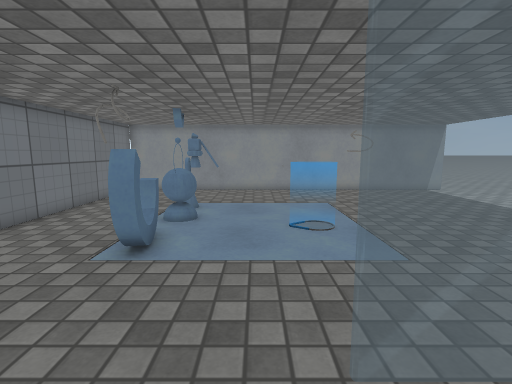
[1] (above)

20 first-person views from a walk through a Unity game level. The camera is 1.2 m above the floor, tilts 8° down and sees 85° across. The floor is counted in squares, 0.5 m on a side. Each view is taken from the middle of a square. On the plan, view 1 faces up. The plan holds only what a view shows up to about 18 squares ahead; the rest is blank. The place goes on beyond the plan. The player character is not drawn. Surface patterns are stand-ins for the level's own textures.

[2]
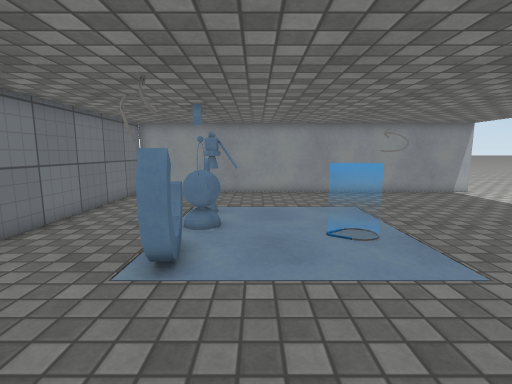

[3]
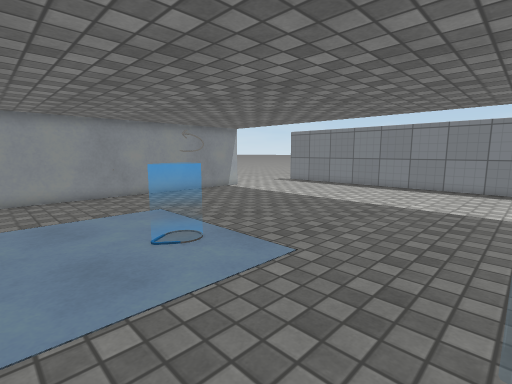

[4]
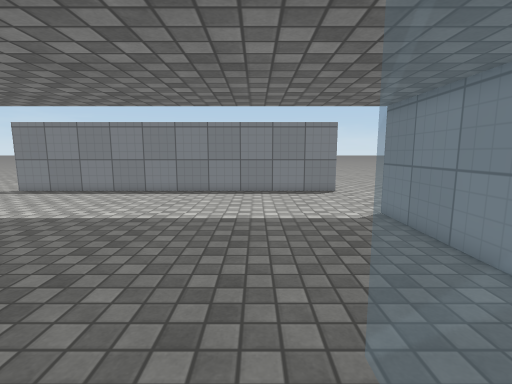

[5]
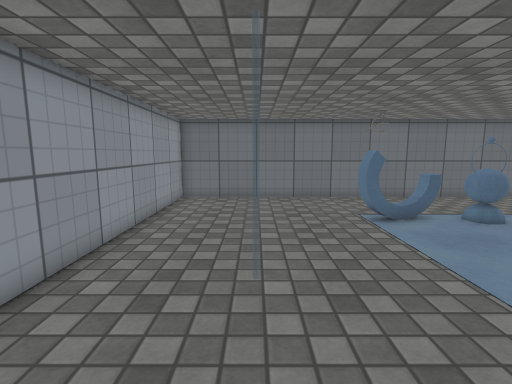

[6]
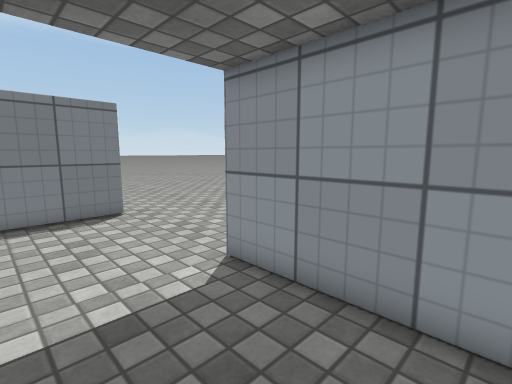

[7]
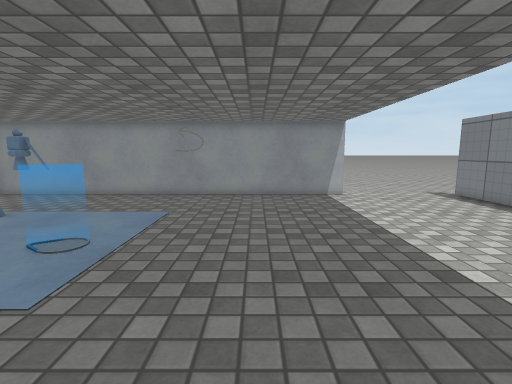

[8]
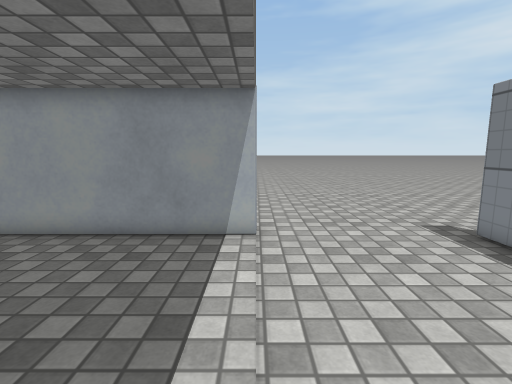

[9]
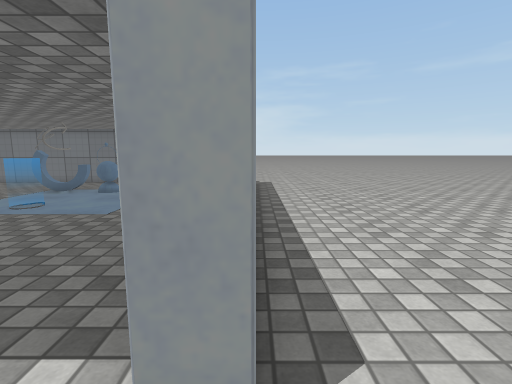

[10]
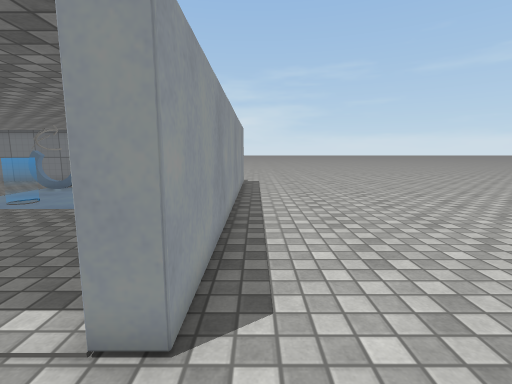

[11]
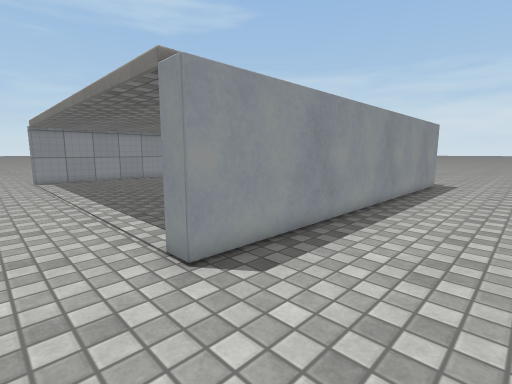

[12]
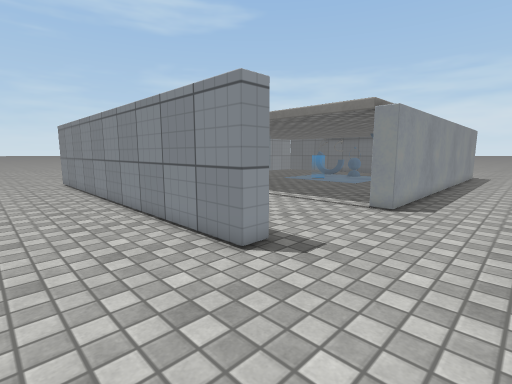

[13]
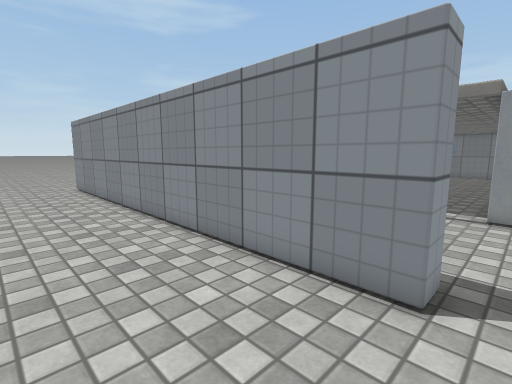

[14]
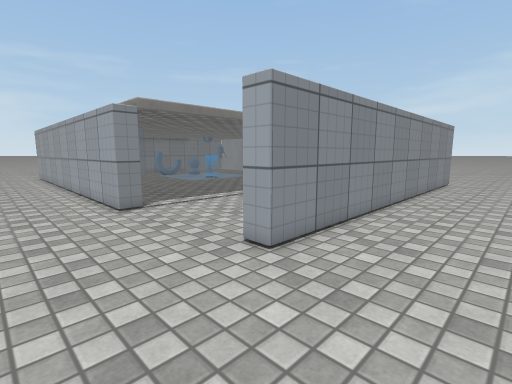

[15]
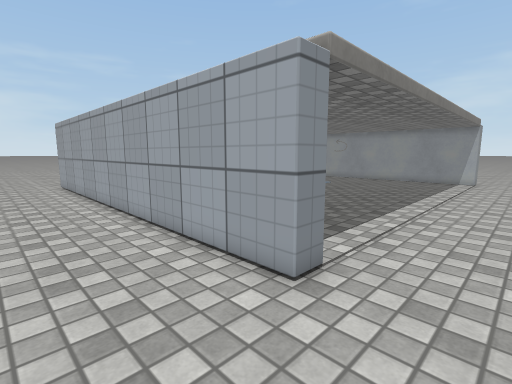

[16]
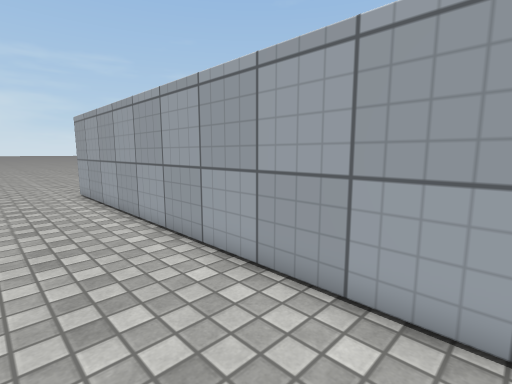

[17]
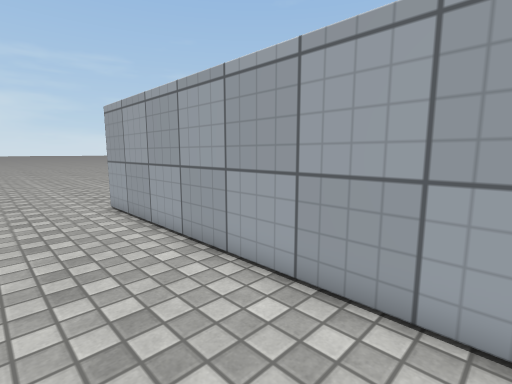

[18]
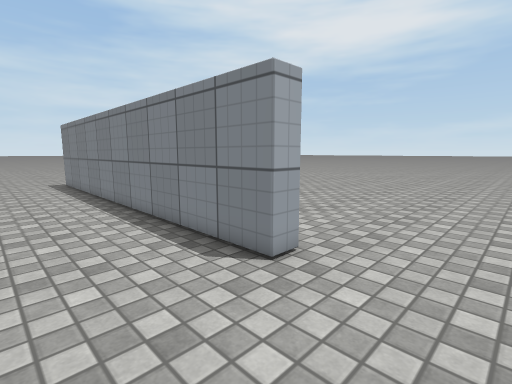

[19]
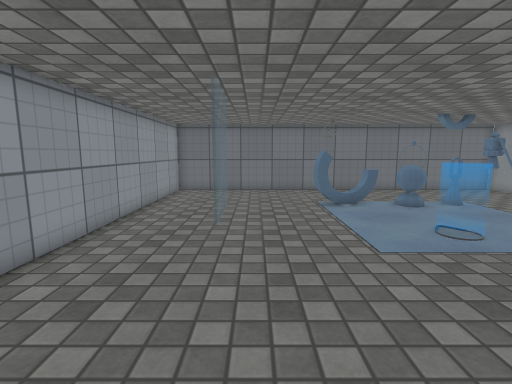

[20]
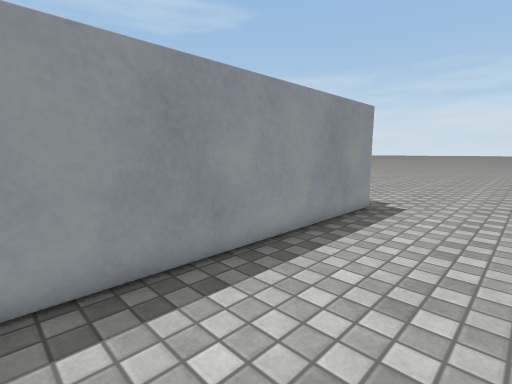

### Floor plan
Key: @ floor where view 1 was taken; # wall or solid block; x gap in a wall; . floor; = window, fence, low wall or low ledge; T thing the floor can be seen under or through.
Columns run from 18 left of view 1 to 24 right of it. Each row starts with its distance up from view 1.
 24          ................................
 23 ......................................... .
 22 .........................................
 21  .........................................
 20   .........................................
 19    .......#####################............
 18     ..... #####################......# ....
 17           #..........................# ....
 16           #..........................# ....
 15           #..........................# ....
 14           #....##....................# ....
 13           #....x..... T .............# ....
 12           #....#... ..TT.............# ....
 11           #....x.....................# ....
 10           #....#=....................# ....
  9           #....x...  ................# ....
  8           #....#.....................# ....
  7           #....x.....................# ....
  6           #....#.....................# ....
  5           #..........................# ....
  4           #..........................# ....
  3           #..........................# ....
  2           #........===...............# ....
  1           #..........................# ....
  0           #.......@..................# ....
 -1           #..........................# ....
 -2     ....  #####################......##....
 -3    .......#####################............
 -4   .........................................
 -5  ..........................................
 -6  ..........................................
 -7           .................................

Where each view was taken, in squares from view 1:
view 1: 0 up, 0 right, facing up
view 2: 1 up, 1 left, facing up
view 3: 2 up, 2 left, facing up-right
view 4: 3 up, 1 right, facing right
view 5: 2 up, 7 right, facing left
view 6: 2 up, 7 right, facing down-right
view 7: 2 up, 7 right, facing up
view 8: 10 up, 12 right, facing up
view 9: 19 up, 14 right, facing left
view 10: 20 up, 15 right, facing left
view 11: 24 up, 15 right, facing down-left
view 12: 23 up, 24 right, facing down-left
view 13: 19 up, 24 right, facing down-left
view 14: 7 down, 24 right, facing up-left
view 15: 7 down, 15 right, facing up-left
view 16: 7 down, 10 right, facing up-left
view 17: 7 down, 5 right, facing up-left
view 18: 6 down, 14 right, facing up-right
view 19: 3 up, 10 right, facing left
view 20: 24 up, 4 right, facing down-left
